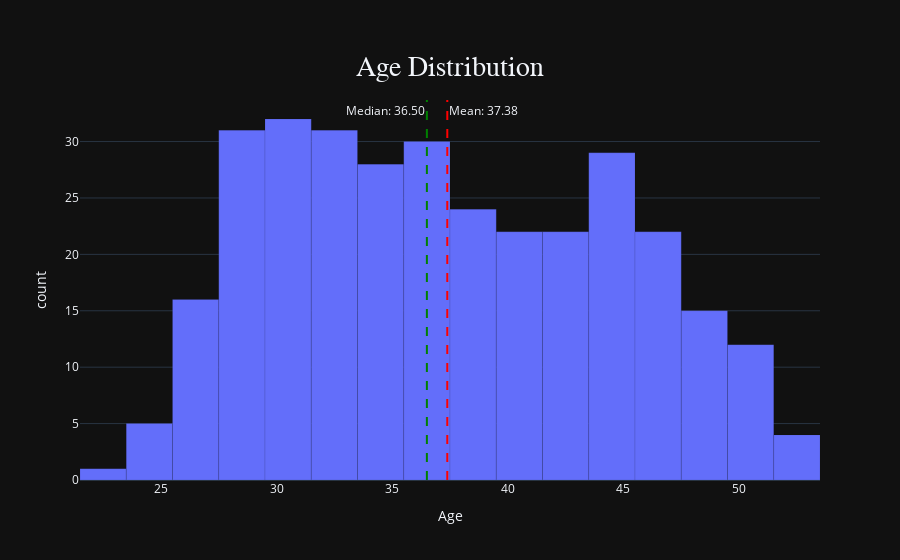

Here is the notebook cell this chart was saved with:
### Markdown cell above
##### We plotted a histogram to visualize the age distribution in the dataset, enhancing it with vertical lines representing the mean and median ages. This visualization helps to quickly grasp the central tendency and dispersion of the age data, which is crucial for understanding the demographic characteristics of the dataset.

### Code cell
# Create an interactive histogram using Plotly
fig = px.histogram(
    df,
    x='Age',
    nbins=25,
    title='Age Distribution',
    template='plotly_dark',
    labels={'Age': 'Age'}
)

# Calculate the mean and median
mean = df['Age'].mean()
median = df['Age'].median()

# Add vertical lines for mean and median
fig.add_vline(
    x=mean,
    line_width=2,
    line_dash="dash",
    line_color="red",
    annotation_text=f"Mean: {mean:.2f}",
    annotation_position="top right"
)

fig.add_vline(
    x=median,
    line_width=2,
    line_dash="dash",
    line_color="green",
    annotation_text=f"Median: {median:.2f}",
    annotation_position="top left"
)

custom_layout(fig) 

fig.update_traces(
    hovertemplate='Age: %{x}<br>Frequency: %{y}',
    marker=dict(line=dict(color='#000', width=0.1))
)

iplot(fig)

### Figure 1 — Plotly figure (JSON) as saved in the notebook; plotly's stock layout.template omitted (floating-point values rounded to 4 significant figures; data arrays with more than 128 entries replaced by an {"elided": "..."} marker saying what was removed)
{"data": [{"alignmentgroup": "True", "bingroup": "x", "hovertemplate": "Age: %{x}<br>Frequency: %{y}", "legendgroup": "", "marker": {"color": "#636efa", "line": {"color": "#000", "width": 0.1}, "pattern": {"shape": ""}}, "name": "", "nbinsx": 25, "offsetgroup": "", "orientation": "v", "showlegend": false, "type": "histogram", "x": {"elided": "324 int values"}, "xaxis": "x", "yaxis": "y"}], "layout": {"annotations": [{"showarrow": false, "text": "Mean: 37.38", "x": 37.38, "xanchor": "left", "xref": "x", "y": 1, "yanchor": "top", "yref": "y domain"}, {"showarrow": false, "text": "Median: 36.50", "x": 36.5, "xanchor": "right", "xref": "x", "y": 1, "yanchor": "top", "yref": "y domain"}], "barmode": "relative", "hoverlabel": {"bgcolor": "#111", "font": {"family": "Arial", "size": 16}}, "legend": {"tracegroupgap": 0}, "shapes": [{"line": {"color": "red", "dash": "dash", "width": 2}, "type": "line", "x0": 37.38, "x1": 37.38, "xref": "x", "y0": 0, "y1": 1, "yref": "y domain"}, {"line": {"color": "green", "dash": "dash", "width": 2}, "type": "line", "x0": 36.5, "x1": 36.5, "xref": "x", "y0": 0, "y1": 1, "yref": "y domain"}], "showlegend": false, "title": {"font": {"family": "Arial", "size": 28}, "text": "Age Distribution", "x": 0.5, "xanchor": "center", "y": 0.9, "yanchor": "top"}, "xaxis": {"anchor": "y", "domain": [0, 1], "title": {"text": "Age"}}, "yaxis": {"anchor": "x", "domain": [0, 1], "title": {"text": "count"}}}}
